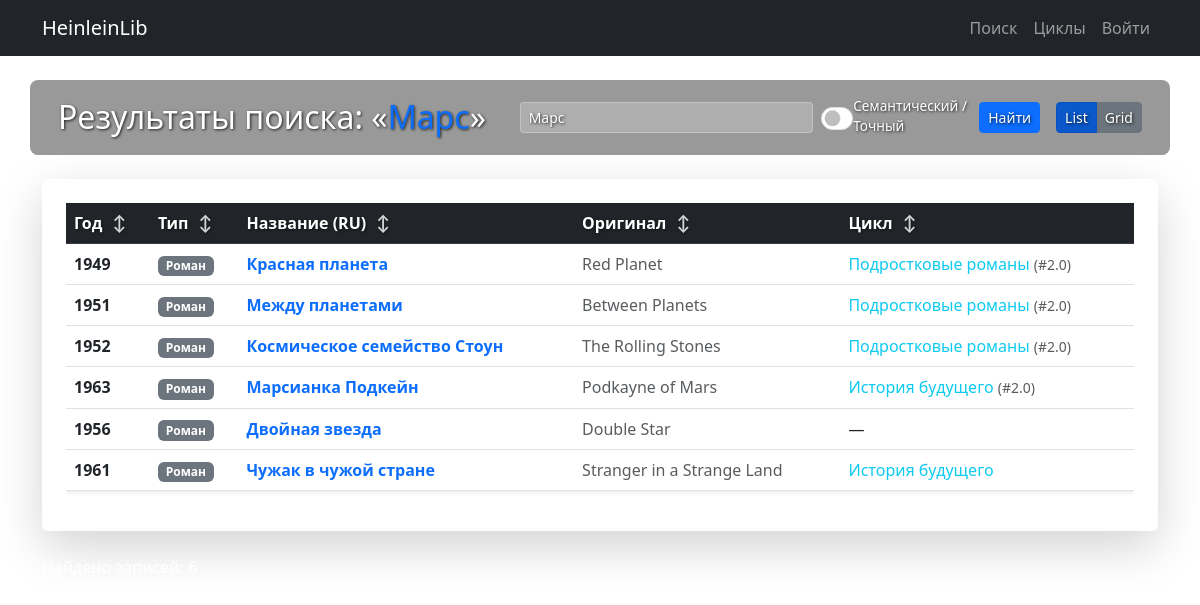
/search?q=Марс&mode=sql, run on the app's committed database.
### app.py (models this page shows, shortened)
class Keyword(db.Model):
    __tablename__ = 'keywords'
    id = db.Column(db.Integer, primary_key=True)
    name = db.Column(db.String(50), unique=True, nullable=False)

class Work(db.Model):
    __tablename__ = 'works'
    id = db.Column(db.Integer, primary_key=True)
    title_ru = db.Column(db.String(255), nullable=False)
    title_original = db.Column(db.String(255))
    publication_year = db.Column(db.Integer)
    work_type = db.Column(db.String(50))
    description = db.Column(db.Text)
    cycle_id = db.Column(db.Integer, db.ForeignKey('cycles.id'))
    cycle_order = db.Column(db.Float)
    publisher_id = db.Column(db.Integer, db.ForeignKey('publishers.id'))
    adaptations = db.relationship('Adaptation', backref='work', lazy=True)
    keywords = db.relationship('Keyword', secondary=work_keywords, lazy='subquery',
        backref=db.backref('works', lazy=True))
    vector_json = db.Column(db.Text, nullable=True)

### app.py (the view)
@app.route('/search')
def search():
    query_text = request.args.get('q', '').strip()
    search_mode = request.args.get('mode', 'ml').lower()
    threshold = 0.45
    if not query_text:
        return redirect(url_for('index', mode=search_mode))
    current_model = load_ml_model()
    results = []
    model_status = "ok"
    if search_mode == 'ml':
        works_with_vectors = Work.query.filter(Work.vector_json.isnot(None)).all()
        if current_model and works_with_vectors:
            try:
                query_vector = current_model.encode([query_text])[0]
                db_vectors = []
                valid_works = []
                for work in works_with_vectors:
                    try:
                        vec = json.loads(work.vector_json)
                        db_vectors.append(vec)
                        valid_works.append(work)
                    except: continue
                if db_vectors:
                    scores = cosine_similarity([query_vector], db_vectors)[0]
                    for work, score in zip(valid_works, scores):
                        if score >= threshold:
                            work.similarity_score = round(score * 100, 1)
                            results.append(work)
                    results.sort(key=lambda x: x.similarity_score, reverse=True)
            except Exception as e:
                model_status = "error"
        else:
             if not current_model: model_status = "error"
    elif search_mode == 'sql':
        search_pattern = f"%{query_text}%"
        search_condition = or_(
            Work.title_ru.ilike(search_pattern),
            Work.title_original.ilike(search_pattern),
            Work.description.ilike(search_pattern),
            db.cast(Work.publication_year, db.String).ilike(search_pattern),
            Cycle.title_ru.ilike(search_pattern),
            Keyword.name.ilike(search_pattern)
        )
        results = Work.query.outerjoin(Cycle).outerjoin(work_keywords).outerjoin(Keyword).filter(search_condition).distinct().all()
        for r in results: r.similarity_score = 0
        model_status = "ok"
    else:
        model_status = "unknown_mode"
    works_by_cycle = defaultdict(list)
    for r in results:
        r.cycle_title = r.cycle.title_ru if r.cycle else None
        works_by_cycle[r.cycle_title].append(r)
    grouped_works = [
        {'cycle_title': title, 'works': works}
        for title, works in works_by_cycle.items()
    ]
    grouped_works.sort(key=lambda x: (x['cycle_title'] is None, x['cycle_title'] or ''))
    return render_template('search_results.html',
                           works=results,
                           grouped_works=grouped_works,
                           query=query_text,
                           search_mode=search_mode,
                           model_status=model_status)

### app.py (called while the page is built)
@event.listens_for(Engine, "connect")
def set_sqlite_pragma(dbapi_connection, connection_record):
    dbapi_connection.create_function("lower", 1, lambda s: s.lower() if s else None)

### templates/search_results.html (shortened to what this page needs)
{% extends 'base.html' %}
{% block content %}
<div class="row align-items-center mb-4 search-header-container">
    <div class="col-12 col-md-5">
        <h2 class="mb-2 mb-md-0 text-white">Результаты поиска: «<span class="text-primary">{{ query }}</span>»</h2>
    </div>
    <div class="col-12 col-md-7 d-flex justify-content-end align-items-center gap-3">
        <form id="searchForm" action="{{ url_for('search') }}" method="get" class="d-flex flex-grow-1 align-items-center gap-2">
            <input type="text" name="q" class="form-control form-control-sm" placeholder="Новый поиск..." value="{{ query }}" required>
            <div class="form-check form-switch d-flex align-items-center">
                <input class="form-check-input" type="checkbox" id="searchModeResults" {% if search_mode == 'ml' %}checked{% endif %}>
                <label class="form-check-label text-white" for="searchModeResults">Семантический / Точный</label>
            </div>
            <button type="submit" class="btn btn-primary btn-sm">Найти</button>
        </form>
        <div class="btn-group" role="group">
            <button type="button" class="btn btn-secondary btn-sm" id="tableViewBtn" onclick="setView('table')">List</button>
            <button type="button" class="btn btn-secondary btn-sm" id="cardViewBtn" onclick="setView('card')">Grid</button>
        </div>
    </div>
</div>
{% if works %}
    <div id="tableView" style="display: none;" class="bg-white rounded shadow-lg p-4 mb-3">
        <div class="table-responsive">
            <table class="table table-hover align-middle shadow-sm" id="resultsTable">
                <thead class="table-dark">
                    <tr>
                        {% macro sort_link(col, label) %}
                            {% set order = 'desc' if current_sort_by == col and current_sort_dir == 'asc' else 'asc' %}
                            <th scope="col">
                                <a href="#" class="sortable-header {% if current_sort_by == col %}fw-bold{% endif %}"
                                   onclick="sortColumn('{{ col }}', '{{ order }}'); return false;">
                                    {{ label }}
                                    <span class="sort-icon">
                                        {% if current_sort_by == col %}
                                            {% if current_sort_dir == 'asc' %}▲{% else %}▼{% endif %}
                                        {% else %}↕{% endif %}
                                    </span>
                                </a>
                            </th>
                        {% endmacro %}
                        {{ sort_link('year', 'Год') }}
                        {{ sort_link('type', 'Тип') }}
                        {{ sort_link('title_ru', 'Название (RU)') }}
                        {{ sort_link('title_original', 'Оригинал') }}
                        {{ sort_link('cycle', 'Цикл') }}
                    </tr>
                </thead>
                <tbody>
                    {% for work in works %}
                    <tr>
                        <td class="fw-bold">{{ work.publication_year }}</td>
                        <td><span class="badge bg-secondary">{{ work.work_type }}</span></td>
                        <td>
                            <a href="{{ url_for('work_detail', work_id=work.id) }}" class="fw-bold text-decoration-none">
                                {{ work.title_ru }}
                            </a>
                        </td>
                        <td class="text-muted">{{ work.title_original or '' }}</td>
                        <td>
                            {% if work.cycle_title %}
                                <span class="text-info">{{ work.cycle_title }}</span>
                                {% if work.cycle_order %}
                                    <small class="text-muted">(#{{ work.cycle_order }})</small>
                                {% endif %}
                            {% else %}—{% endif %}
                        </td>
                    </tr>
                    {% endfor %}
                </tbody>
            </table>
        </div>
    </div>
    <p class="text-white mt-4 text-shadow-sm">Найдено записей: {{ works|length }}</p>
{% endif %}
{% endblock %}

### data on the page
Keyword: name "Марс"
Work: publication_year "1949", work_type "Роман", title_ru "Красная планета", title_original "Red Planet", cycle_title "Подростковые романы", cycle_order "2.0"
Work: publication_year "1951", work_type "Роман", title_ru "Между планетами", title_original "Between Planets", cycle_title "Подростковые романы", cycle_order "2.0"
Work: publication_year "1952", work_type "Роман", title_ru "Космическое семейство Стоун", title_original "The Rolling Stones", cycle_title "Подростковые романы", cycle_order "2.0"
Work: publication_year "1963", work_type "Роман", title_ru "Марсианка Подкейн", title_original "Podkayne of Mars", cycle_title "История будущего", cycle_order "2.0"
Work: publication_year "1956", work_type "Роман", title_ru "Двойная звезда", title_original "Double Star"
Work: publication_year "1961", work_type "Роман", title_ru "Чужак в чужой стране", title_original "Stranger in a Strange Land", cycle_title "История будущего"

### other printed values
{{ label }} "Год Тип Название (RU) Оригинал Цикл"
